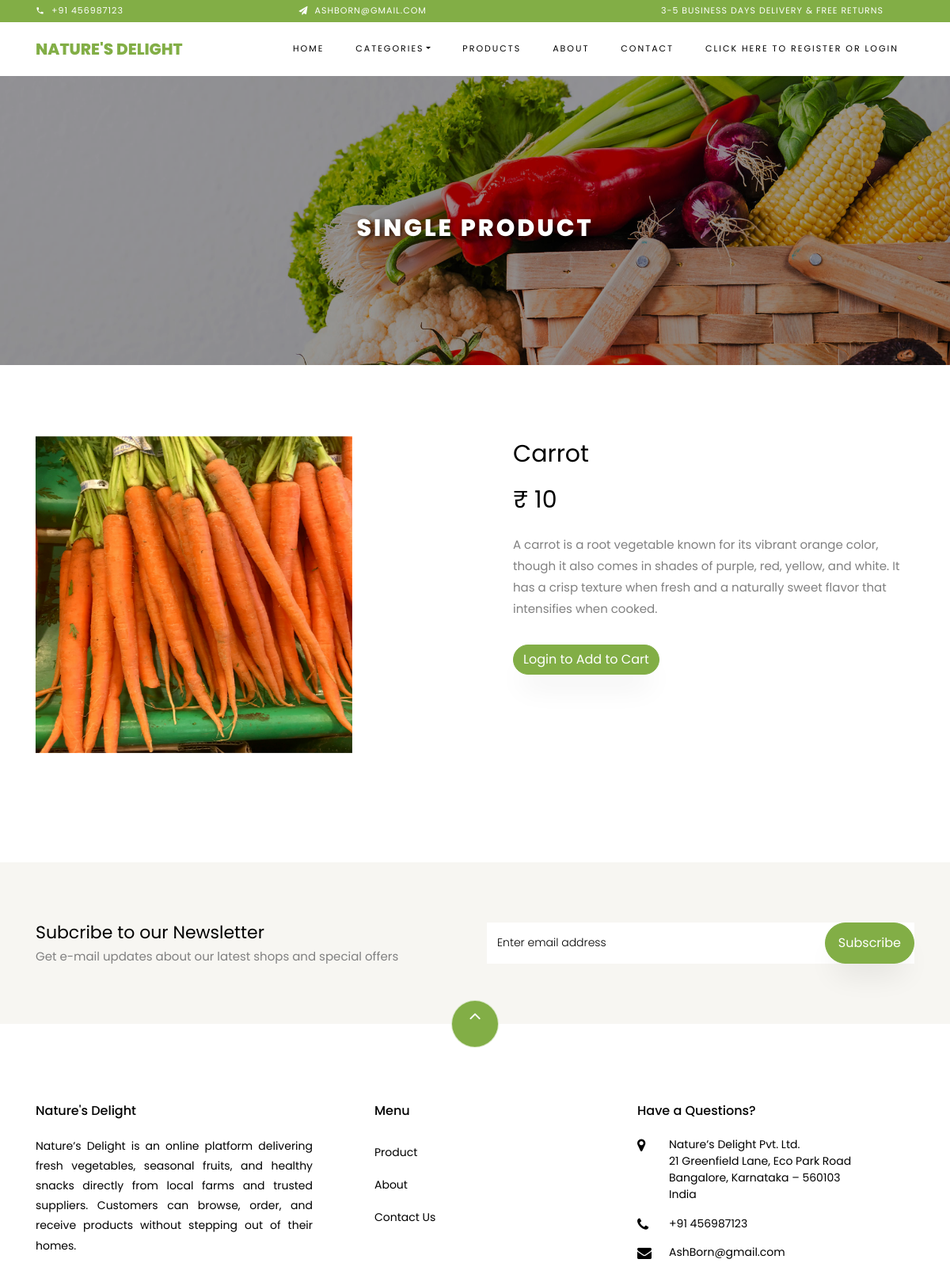
The page /single_product/12/ on the database its author committed.
### Admin_App/models.py (models this page shows)
class ProductDB(models.Model):
    Category_Name = models.CharField(max_length=50, blank=True, null=True)
    Product_Name = models.CharField(max_length=50, blank=True, null=True)
    Product_Description = models.CharField(max_length=50, blank=True, null=True)
    Price = models.IntegerField(blank=True, null=True)
    Product_Image = models.ImageField(upload_to="Product Images", blank=True, null=True)

### WebApp/views.py (the view)
# urls.py: path('single_product/<int:product_id>/', views.single_product, name="single_product"),
def single_product(request,product_id):
    cart_total = 0
    user_name = request.session.get('Name')
    if user_name:
        cart_total = CartDB.objects.filter(UserName=user_name).count
    categories = CategoryDB.objects.all()
    product = ProductDB.objects.get(id=product_id)
    return render(request , 'Single_Product.html',{'product' : product,'cart_total':cart_total,''
                                                                                               'categories':categories})

### WebApp/templates/Single_Product.html (shortened to what this page needs)
<!DOCTYPE html>
{% load static %}
<html lang="en">
<head>
    <link rel="stylesheet" href="{% static 'web/css/open-iconic-bootstrap.min.css' %}">
    <link rel="stylesheet" href="{% static 'web/css/animate.css' %}">
    <link rel="stylesheet" href="{% static 'web/css/owl.carousel.min.css' %}">
    <link rel="stylesheet" href="{% static 'web/css/owl.theme.default.min.css' %}">
    <link rel="stylesheet" href="{% static 'web/css/magnific-popup.css' %}">
    <link rel="stylesheet" href="{% static 'web/css/aos.css' %}">
    <link rel="stylesheet" href="{% static 'web/css/ionicons.min.css' %}">
    <link rel="stylesheet" href="{% static 'web/css/bootstrap-datepicker.css' %}">
    <link rel="stylesheet" href="{% static 'web/css/jquery.timepicker.css' %}">
    <link rel="stylesheet" href="{% static 'web/css/flaticon.css' %}">
    <link rel="stylesheet" href="{% static 'web/css/icomoon.css' %}">
    <link rel="stylesheet" href="{% static 'web/css/style.css' %}">
</head>
<body class="goto-here">
<div class="py-1 bg-primary">
    <div class="container">
        <div class="row no-gutters d-flex align-items-start align-items-center px-md-0">
            <div class="col-lg-12 d-block">
                <div class="row d-flex">
                    <div class="col-md pr-4 d-flex topper align-items-center">
                        <div class="icon mr-2 d-flex justify-content-center align-items-center"><span
                                class="icon-phone2"></span></div>
                        <span class="text">+91 456987123</span>
                    </div>
                    <div class="col-md pr-4 d-flex topper align-items-center">
                        <div class="icon mr-2 d-flex justify-content-center align-items-center"><span
                                class="icon-paper-plane"></span></div>
                        <span class="text">AshBorn@gmail.com</span>
                    </div>
                    <div class="col-md-5 pr-4 d-flex topper align-items-center text-lg-right">
                        <span class="text">3-5 Business days delivery &amp; Free Returns</span>
                    </div>
                </div>
            </div>
        </div>
    </div>
</div>
<nav class="navbar navbar-expand-lg navbar-dark ftco_navbar bg-dark ftco-navbar-light" id="ftco-navbar">
    <div class="container">
        <a class="navbar-brand" href="{% url 'Home' %}">Nature's Delight</a>
        <div class="collapse navbar-collapse" id="ftco-nav">
            <ul class="navbar-nav ml-auto">
                <li class="nav-item active"><a href="{% url 'Home' %}" class="nav-link">Home</a></li>
                <li class="nav-item dropdown">
                    <a class="nav-link dropdown-toggle" href="#" id="dropdown04" data-toggle="dropdown"
                       aria-haspopup="true" aria-expanded="false">Categories</a>
                </li>
                <li class="nav-item"><a href="{% url 'all_products' %}" class="nav-link">Products</a></li>
                <li class="nav-item"><a href="{% url 'about_us' %}" class="nav-link">About</a></li>
                <li class="nav-item"><a href="{% url 'contact_us' %}" class="nav-link">Contact</a></li>
                {% if request.session.Name %}
                <li class="nav-item"><a href="{% url 'user_logout' %}" class="nav-link">Welcome {{request.session.Name}}
                    / Logout</a></li>
                {% else %}
                <li class="nav-item"><a href="{% url 'user_registration' %}" class="nav-link">Click here to register or
                    Login</a></li>
                {% endif %}
            </ul>
        </div>
    </div>
</nav>
<div class="hero-wrap hero-bread"
     style="position: relative; background-image: url('{% static 'web/images/bg_1.jpg' %}');">
    <div style="position: absolute; top: 0; left: 0; width: 100%; height: 100%; background-color: rgba(0,0,0,0.4);"></div>
    <div class="container" style="position: relative; z-index: 2;">
        <div class="row no-gutters slider-text justify-content-center">
            <div class="col-md-9 ftco-animate text-center" style="margin-top: 20px;">
                <h1 class="mb-0 bread" style="color: white; text-shadow: 2px 2px 6px rgba(0,0,0,0.7);">Single
                    Product</h1>
            </div>
        </div>
    </div>
</div>
<section class="ftco-section">
    <div class="container">
        <div class="row">
            <div class="col-lg-6 mb-5 ftco-animate">
                <a href="images/product-1.jpg" class="image-popup">
                    <img src="{{ product.Product_Image.url }}" style="height:400px;width:400px;" alt="Product Image">
                </a>
            </div>
            <div class="col-lg-6 product-details pl-md-5 ftco-animate">
                <h3>{{ product.Product_Name }}</h3>
                <p class="price"><span>₹ {{ product.Price }}</span></p>
                <p>{{ product.Product_Description }}</p>
                {% if request.session.Name %}
                <form action="{% url 'save_to_cart' %}" method="post" class="bg-white p-4 contact-form">
                    {% csrf_token %}
                    <div class="form-group">
                        <label for="quantity">Quantity</label>
                        <input type="number" class="form-control" id="quantity" name="quantity"
                               placeholder="Select Quantity" min="1" max="10">
                    </div>
                    <div class="form-group">
                        <input type="hidden" class="form-control" name="price" id="price" value="{{ product.Price }}"
                               readonly>
                    </div>
                    <div class="form-group">
                        <label for="total_price">Total</label>
                        <input type="text" class="form-control" name="total_price" id="total_price"
                               placeholder="Total Price" readonly>
                    </div>
                    <input type="hidden" name="product_name" value="{{ product.Product_Name }}">
                    <input type="hidden" name="user_name" value="{{ request.session.Name }}">
                    <div class="form-group">
                        <button class="btn btn-success"
                                style="background-color:#82ae46 !important; color:white !important;" type="submit">Add
                            to Cart
                        </button>
                    </div>
                </form>
                {% else %}
                <a href="{% url 'user_registration' %}" class="btn btn-primary mt-3">Login to Add to Cart</a>
                {% endif %}
            </div>
        </div>
    </div>
</section>
<section class="ftco-section ftco-no-pt ftco-no-pb py-5 bg-light">
    <div class="container py-4">
        <div class="row d-flex justify-content-center py-5">
            <div class="col-md-6">
                <h2 style="font-size: 22px;" class="mb-0">Subcribe to our Newsletter</h2>
                <span>Get e-mail updates about our latest shops and special offers</span>
            </div>
            <div class="col-md-6 d-flex align-items-center">
                <form action="{% url 'subscribe_newsletter' %}" method="post" class="subscribe-form">
                    <div class="form-group d-flex">
                        <input type="email" class="form-control" name="email" placeholder="Enter email address"
                               required>
                        <button type="submit" class="btn btn-primary px-3">Subscribe</button>
                    </div>
                </form>
            </div>
        </div>
    </div>
</section>
<footer class="ftco-footer ftco-section">
    <div class="container">
        <div class="row">
            <div class="mouse">
                <a href="#" class="mouse-icon">
                    <div class="mouse-wheel"><span class="ion-ios-arrow-up"></span></div>
                </a>
            </div>
        </div>
        <div class="row mb-5">
            <div class="col-md">
                <div class="ftco-footer-widget mb-4">
                    <h2 class="ftco-heading-2">Nature's Delight</h2>
                    <p style="text-align: justify;">Nature’s Delight is an online platform delivering fresh vegetables,
                        seasonal fruits,
                        and healthy snacks directly from local farms and trusted suppliers. Customers can browse, order,
                        and receive products without stepping out of their homes.</p>
                </div>
            </div>
            <div class="col-md">
                <div class="ftco-footer-widget mb-4 ml-md-5">
                    <h2 class="ftco-heading-2">Menu</h2>
                    <ul class="list-unstyled">
                        <li><a href="{% url 'all_products' %}" class="py-2 d-block">Product</a></li>
                        <li><a href="{% url 'about_us' %}" class="py-2 d-block">About</a></li>
                        <li><a href="{% url 'contact_us' %}" class="py-2 d-block">Contact Us</a></li>
                    </ul>
                </div>
            </div>
            <div class="col-md">
                <div class="ftco-footer-widget mb-4">
                    <h2 class="ftco-heading-2">Have a Questions?</h2>
                    <div class="block-23 mb-3">
                        <ul>
                            <li><span class="icon icon-map-marker"></span>
                                <address>
                                    Nature’s Delight Pvt. Ltd.<br>
                                    21 Greenfield Lane, Eco Park Road<br>
                                    Bangalore, Karnataka – 560103<br>
                                    India
                                </address>
                            <li><a href="#"><span class="icon icon-phone"></span><span class="text">+91 456987123</span></a>
                            </li>
                            <li><a href="#"><span class="icon icon-envelope"></span><span
                                    class="text">AshBorn@gmail.com</span></a></li>
                        </ul>
                    </div>
                </div>
            </div>
        </div>
    </div>
</footer>
</body>
</html>

### WebApp/static/web/css/icomoon.css (style rules this page uses)
[class^="icon-"], [class*=" icon-"] { font-family: 'icomoon' !important; speak: none; font-style: normal; font-weight: normal; font-variant: normal; text-transform: none; line-height: 1; -webkit-font-smoothing: antialiased; -moz-osx-font-smoothing: grayscale; }
.icon-map-marker:before { content: "\f041"; }
.icon-phone:before { content: "\f095"; }
.icon-envelope:before { content: "\f0e0"; }
.icon-paper-plane:before { content: "\f1d8"; }
.icon-phone2:before { content: "\e0cd"; }

### rows shown on the page
ProductDB: Product_Image (picture), Product_Name "Carrot", Price "10", Product_Description "A carrot is a root vegetable known for its vibrant orange color, though it also comes in shades of purple, red, yellow, and white. It has a crisp texture when fresh and a naturally sweet flavor that intensifies when cooked."
